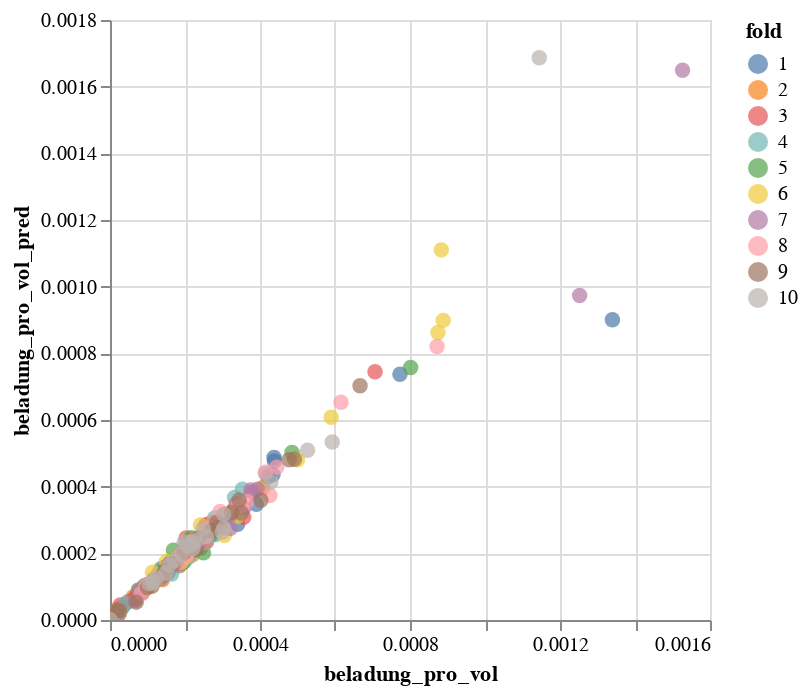

Here is the notebook cell this chart was saved with:
### Markdown cell above
PARITY PLOT - ALT

### Code cell
alt.Chart(results).mark_circle(size=60).encode(
    x=label,
    y=f"{label}_pred",
    color="fold:N",
    tooltip=["structure_name", label, f"{label}_pred", "abs_rel_deviation", "fold"]
).interactive()

### Figure 1 — Vega-Lite specification as saved in the notebook (floating-point values rounded to 4 significant figures; data arrays with more than 128 entries replaced by an {"elided": "..."} marker saying what was removed)
{"config": {"view": {"continuousWidth": 300, "continuousHeight": 300}}, "data": {"name": "data-f7e6edbc4ba0d86c26d67422385cb83f"}, "mark": {"type": "circle", "size": 60}, "encoding": {"color": {"field": "fold", "type": "nominal"}, "tooltip": [{"field": "structure_name", "type": "nominal"}, {"field": "beladung_pro_vol", "type": "quantitative"}, {"field": "beladung_pro_vol_pred", "type": "quantitative"}, {"field": "abs_rel_deviation", "type": "quantitative"}, {"field": "fold", "type": "quantitative"}], "x": {"field": "beladung_pro_vol", "type": "quantitative"}, "y": {"field": "beladung_pro_vol_pred", "type": "quantitative"}}, "params": [{"name": "param_3", "select": {"type": "interval", "encodings": ["x", "y"]}, "bind": "scales"}], "$schema": "https://vega.github.io/schema/vega-lite/v5.20.1.json", "datasets": {"data-f7e6edbc4ba0d86c26d67422385cb83f": {"elided": "245 records"}}}
